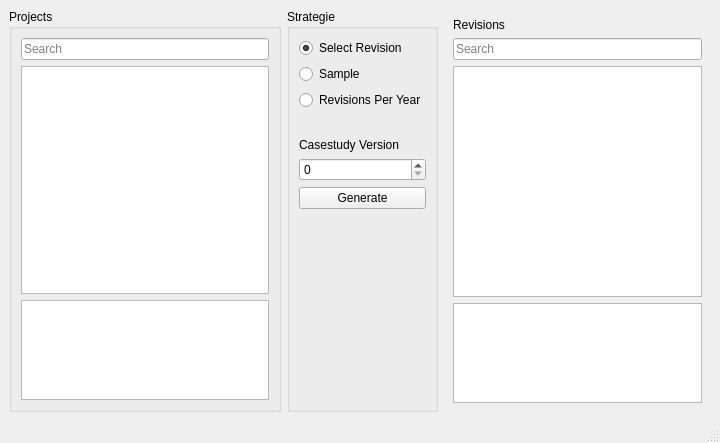
<?xml version="1.0" encoding="UTF-8"?>
<ui version="4.0">
 <class>MainWindow</class>
 <widget class="QMainWindow" name="MainWindow">
  <property name="enabled">
   <bool>true</bool>
  </property>
  <property name="geometry">
   <rect>
    <x>0</x>
    <y>0</y>
    <width>720</width>
    <height>443</height>
   </rect>
  </property>
  <property name="sizePolicy">
   <sizepolicy hsizetype="MinimumExpanding" vsizetype="MinimumExpanding">
    <horstretch>0</horstretch>
    <verstretch>0</verstretch>
   </sizepolicy>
  </property>
  <property name="minimumSize">
   <size>
    <width>0</width>
    <height>0</height>
   </size>
  </property>
  <property name="windowTitle">
   <string>MainWindow</string>
  </property>
  <property name="documentMode">
   <bool>false</bool>
  </property>
  <widget class="QWidget" name="centralwidget">
   <layout class="QGridLayout" name="gridLayout">
    <item row="0" column="1">
     <widget class="QGroupBox" name="strategie">
      <property name="title">
       <string>Strategie</string>
      </property>
      <layout class="QVBoxLayout" name="verticalLayout">
       <item>
        <widget class="QRadioButton" name="select_specific">
         <property name="text">
          <string>Select Revision</string>
         </property>
         <property name="checked">
          <bool>true</bool>
         </property>
        </widget>
       </item>
       <item>
        <widget class="QRadioButton" name="sample">
         <property name="text">
          <string>Sample</string>
         </property>
        </widget>
       </item>
       <item>
        <widget class="QRadioButton" name="per_year">
         <property name="text">
          <string>Revisions Per Year</string>
         </property>
        </widget>
       </item>
       <item>
        <spacer name="verticalSpacer">
         <property name="orientation">
          <enum>Qt::Vertical</enum>
         </property>
         <property name="sizeType">
          <enum>QSizePolicy::Fixed</enum>
         </property>
         <property name="sizeHint" stdset="0">
          <size>
           <width>20</width>
           <height>22</height>
          </size>
         </property>
        </spacer>
       </item>
       <item>
        <widget class="QLabel" name="label_2">
         <property name="text">
          <string>Casestudy Version</string>
         </property>
        </widget>
       </item>
       <item>
        <widget class="QSpinBox" name="cs_version"/>
       </item>
       <item>
        <widget class="QPushButton" name="generate">
         <property name="text">
          <string>Generate</string>
         </property>
        </widget>
       </item>
       <item>
        <spacer name="verticalSpacer_2">
         <property name="orientation">
          <enum>Qt::Vertical</enum>
         </property>
         <property name="sizeHint" stdset="0">
          <size>
           <width>20</width>
           <height>40</height>
          </size>
         </property>
        </spacer>
       </item>
      </layout>
     </widget>
    </item>
    <item row="0" column="0">
     <widget class="QGroupBox" name="projects">
      <property name="title">
       <string>Projects</string>
      </property>
      <layout class="QVBoxLayout" name="verticalLayout_4">
       <item>
        <widget class="QLineEdit" name="project_search">
         <property name="placeholderText">
          <string>Search</string>
         </property>
         <property name="clearButtonEnabled">
          <bool>true</bool>
         </property>
        </widget>
       </item>
       <item>
        <widget class="QListWidget" name="project_list">
         <property name="editTriggers">
          <set>QAbstractItemView::NoEditTriggers</set>
         </property>
        </widget>
       </item>
       <item>
        <widget class="QTextBrowser" name="project_details">
         <property name="maximumSize">
          <size>
           <width>16777189</width>
           <height>100</height>
          </size>
         </property>
        </widget>
       </item>
      </layout>
     </widget>
    </item>
    <item row="0" column="2">
     <widget class="QStackedWidget" name="strategie_forms">
      <property name="enabled">
       <bool>true</bool>
      </property>
      <property name="minimumSize">
       <size>
        <width>100</width>
        <height>0</height>
       </size>
      </property>
      <property name="autoFillBackground">
       <bool>false</bool>
      </property>
      <property name="frameShape">
       <enum>QFrame::NoFrame</enum>
      </property>
      <property name="midLineWidth">
       <number>0</number>
      </property>
      <property name="currentIndex">
       <number>0</number>
      </property>
      <widget class="QWidget" name="revisionsPage">
       <layout class="QVBoxLayout" name="verticalLayout_3">
        <item>
         <widget class="QLabel" name="revisions">
          <property name="sizePolicy">
           <sizepolicy hsizetype="Fixed" vsizetype="Fixed">
            <horstretch>0</horstretch>
            <verstretch>0</verstretch>
           </sizepolicy>
          </property>
          <property name="text">
           <string>Revisions</string>
          </property>
         </widget>
        </item>
        <item>
         <widget class="QLineEdit" name="commit_search">
          <property name="placeholderText">
           <string>Search</string>
          </property>
          <property name="clearButtonEnabled">
           <bool>true</bool>
          </property>
         </widget>
        </item>
        <item>
         <widget class="QTableView" name="revision_list">
          <property name="sizePolicy">
           <sizepolicy hsizetype="Expanding" vsizetype="Expanding">
            <horstretch>0</horstretch>
            <verstretch>0</verstretch>
           </sizepolicy>
          </property>
          <property name="font">
           <font>
            <family>Monospace</family>
           </font>
          </property>
          <property name="editTriggers">
           <set>QAbstractItemView::NoEditTriggers</set>
          </property>
          <property name="defaultDropAction">
           <enum>Qt::TargetMoveAction</enum>
          </property>
          <property name="selectionMode">
           <enum>QAbstractItemView::ExtendedSelection</enum>
          </property>
          <property name="selectionBehavior">
           <enum>QAbstractItemView::SelectRows</enum>
          </property>
          <property name="showGrid">
           <bool>true</bool>
          </property>
          <property name="sortingEnabled">
           <bool>true</bool>
          </property>
          <attribute name="verticalHeaderVisible">
           <bool>false</bool>
          </attribute>
         </widget>
        </item>
        <item>
         <widget class="QTextBrowser" name="revision_details">
          <property name="sizePolicy">
           <sizepolicy hsizetype="Expanding" vsizetype="MinimumExpanding">
            <horstretch>0</horstretch>
            <verstretch>0</verstretch>
           </sizepolicy>
          </property>
          <property name="maximumSize">
           <size>
            <width>16777215</width>
            <height>100</height>
           </size>
          </property>
         </widget>
        </item>
       </layout>
      </widget>
      <widget class="QWidget" name="sample_page">
       <layout class="QGridLayout" name="gridLayout_2">
        <item row="3" column="0" colspan="2">
         <widget class="QCheckBox" name="code_commits">
          <property name="toolTip">
           <string>Only sample commits which add lines of code</string>
          </property>
          <property name="text">
           <string>Only Code Commits</string>
          </property>
         </widget>
        </item>
        <item row="2" column="0">
         <widget class="QSpinBox" name="num_revs">
          <property name="value">
           <number>10</number>
          </property>
         </widget>
        </item>
        <item row="2" column="1">
         <widget class="QLabel" name="label">
          <property name="text">
           <string>Number of Revisions</string>
          </property>
         </widget>
        </item>
        <item row="1" column="0" colspan="2">
         <widget class="QComboBox" name="sampling_method"/>
        </item>
        <item row="4" column="0">
         <spacer name="verticalSpacer_3">
          <property name="orientation">
           <enum>Qt::Vertical</enum>
          </property>
          <property name="sizeHint" stdset="0">
           <size>
            <width>20</width>
            <height>40</height>
           </size>
          </property>
         </spacer>
        </item>
       </layout>
      </widget>
      <widget class="QWidget" name="per_year_page">
       <widget class="QCheckBox" name="seperate">
        <property name="geometry">
         <rect>
          <x>0</x>
          <y>40</y>
          <width>246</width>
          <height>22</height>
         </rect>
        </property>
        <property name="text">
         <string>Seperate Years into different Stages</string>
        </property>
       </widget>
       <widget class="QWidget" name="widget" native="true">
        <property name="geometry">
         <rect>
          <x>252</x>
          <y>189</y>
          <width>16</width>
          <height>16</height>
         </rect>
        </property>
       </widget>
       <widget class="QLabel" name="label_3">
        <property name="geometry">
         <rect>
          <x>0</x>
          <y>0</y>
          <width>111</width>
          <height>21</height>
         </rect>
        </property>
        <property name="text">
         <string>Revisions Per Year</string>
        </property>
       </widget>
       <widget class="QSpinBox" name="revs_per_year">
        <property name="geometry">
         <rect>
          <x>120</x>
          <y>0</y>
          <width>52</width>
          <height>32</height>
         </rect>
        </property>
       </widget>
      </widget>
     </widget>
    </item>
   </layout>
  </widget>
  <widget class="QMenuBar" name="menubar">
   <property name="geometry">
    <rect>
     <x>0</x>
     <y>0</y>
     <width>720</width>
     <height>30</height>
    </rect>
   </property>
  </widget>
  <widget class="QStatusBar" name="statusbar"/>
 </widget>
 <resources/>
 <connections/>
</ui>
